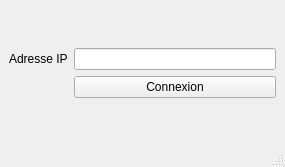
<?xml version="1.0" encoding="UTF-8"?>
<ui version="4.0">
 <class>Client1</class>
 <widget class="QMainWindow" name="Client1">
  <property name="geometry">
   <rect>
    <x>0</x>
    <y>0</y>
    <width>285</width>
    <height>167</height>
   </rect>
  </property>
  <property name="windowTitle">
   <string>Connexion</string>
  </property>
  <widget class="QWidget" name="centralwidget">
   <layout class="QFormLayout" name="formLayout">
    <property name="formAlignment">
     <set>Qt::AlignRight|Qt::AlignTrailing|Qt::AlignVCenter</set>
    </property>
    <item row="0" column="0">
     <widget class="QLabel" name="label">
      <property name="text">
       <string>Adresse IP</string>
      </property>
     </widget>
    </item>
    <item row="0" column="1">
     <widget class="QLineEdit" name="lineEdit"/>
    </item>
    <item row="1" column="1">
     <widget class="QPushButton" name="pushButton">
      <property name="text">
       <string>Connexion</string>
      </property>
     </widget>
    </item>
   </layout>
  </widget>
  <widget class="QMenuBar" name="menubar">
   <property name="geometry">
    <rect>
     <x>0</x>
     <y>0</y>
     <width>285</width>
     <height>30</height>
    </rect>
   </property>
  </widget>
  <widget class="QStatusBar" name="statusbar"/>
 </widget>
 <resources/>
 <connections/>
</ui>
